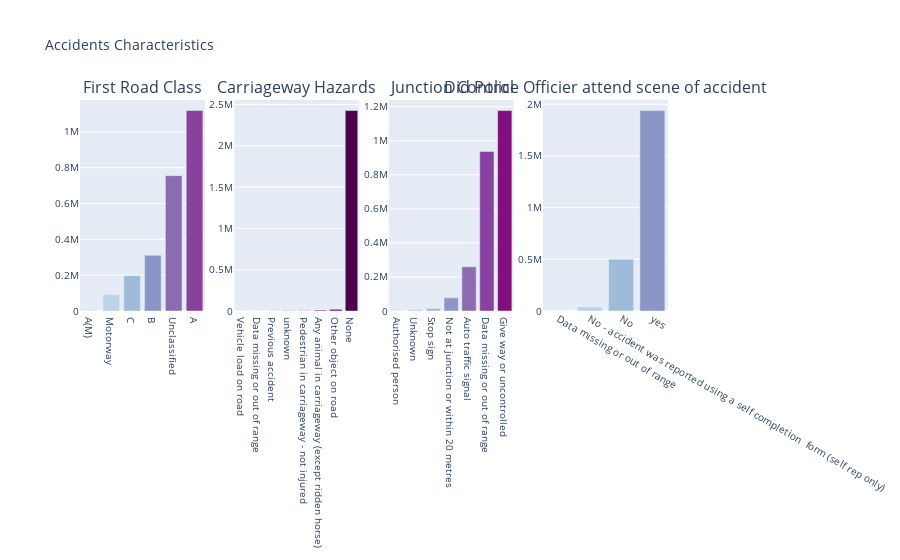

This figure's notebook cell:
### Code cell
fig['layout'].update(layout)
fig.iplot(fig, filename='Accidents Characteristics_3')

### Figure 1 — Plotly figure (JSON) as saved in the notebook; plotly's stock layout.template omitted (floating-point values rounded to 4 significant figures)
{"data": [{"marker": {"color": ["rgb(224,236,244)", "rgb(191,211,230)", "rgb(158,188,218)", "rgb(140,150,198)", "rgb(140,107,177)", "rgb(136,65,157)", "rgb(129,15,124)", "rgb(77,0,75)"]}, "name": "First Road Class", "type": "bar", "x": ["A(M)", "Motorway", "C", "B", "Unclassified", "A"], "xaxis": "x", "y": [6640, 91585, 197278, 310925, 755057, 1118228], "yaxis": "y"}, {"marker": {"color": ["rgb(224,236,244)", "rgb(191,211,230)", "rgb(158,188,218)", "rgb(140,150,198)", "rgb(140,107,177)", "rgb(136,65,157)", "rgb(129,15,124)", "rgb(77,0,75)"]}, "name": "Carriageway Hazards", "type": "bar", "x": ["Vehicle load on road", "Data missing or out of range", "Previous accident", "unknown", "Pedestrian in carriageway - not injured", "Any animal in carriageway (except ridden horse)", "Other object on road", "None"], "xaxis": "x2", "y": [3398, 3620, 3859, 5235, 5502, 11803, 20477, 2425819], "yaxis": "y2"}, {"marker": {"color": ["rgb(224,236,244)", "rgb(191,211,230)", "rgb(158,188,218)", "rgb(140,150,198)", "rgb(140,107,177)", "rgb(136,65,157)", "rgb(129,15,124)", "rgb(77,0,75)"]}, "name": "Junction Control", "type": "bar", "x": ["Authorised person", "Unknown", "Stop sign", "Not at junction or within 20 metres", "Auto traffic signal", "Data missing or out of range", "Give way or uncontrolled"], "xaxis": "x3", "y": [5275, 8927, 15090, 77308, 259489, 936383, 1177241], "yaxis": "y3"}, {"marker": {"color": ["rgb(224,236,244)", "rgb(191,211,230)", "rgb(158,188,218)", "rgb(140,150,198)", "rgb(140,107,177)", "rgb(136,65,157)", "rgb(129,15,124)", "rgb(77,0,75)"]}, "name": "Did Police Officier attend scene of accident", "type": "bar", "x": ["Data missing or out of range", "No - accident was reported using a self completion  form (self rep only)", "No", "yes"], "xaxis": "x4", "y": [281, 39726, 500323, 1939383], "yaxis": "y4"}], "layout": {"annotations": [{"font": {"size": 16}, "showarrow": false, "text": "First Road Class", "x": 0.1062, "xanchor": "center", "xref": "paper", "y": 1, "yanchor": "bottom", "yref": "paper"}, {"font": {"size": 16}, "showarrow": false, "text": "Carriageway Hazards", "x": 0.3688, "xanchor": "center", "xref": "paper", "y": 1, "yanchor": "bottom", "yref": "paper"}, {"font": {"size": 16}, "showarrow": false, "text": "Junction Control", "x": 0.6313, "xanchor": "center", "xref": "paper", "y": 1, "yanchor": "bottom", "yref": "paper"}, {"font": {"size": 16}, "showarrow": false, "text": "Did Police Officier attend scene of accident", "x": 0.8938, "xanchor": "center", "xref": "paper", "y": 1, "yanchor": "bottom", "yref": "paper"}], "font": {"size": 10}, "showlegend": false, "title": {"text": "Accidents Characteristics"}, "xaxis": {"anchor": "y", "automargin": true, "domain": [0, 0.2125], "nticks": 36, "ticks": ""}, "xaxis2": {"anchor": "y2", "domain": [0.2625, 0.475]}, "xaxis3": {"anchor": "y3", "domain": [0.525, 0.7375]}, "xaxis4": {"anchor": "y4", "domain": [0.7875, 1]}, "yaxis": {"anchor": "x", "automargin": true, "domain": [0, 1], "ticks": ""}, "yaxis2": {"anchor": "x2", "domain": [0, 1]}, "yaxis3": {"anchor": "x3", "domain": [0, 1]}, "yaxis4": {"anchor": "x4", "domain": [0, 1]}}}
